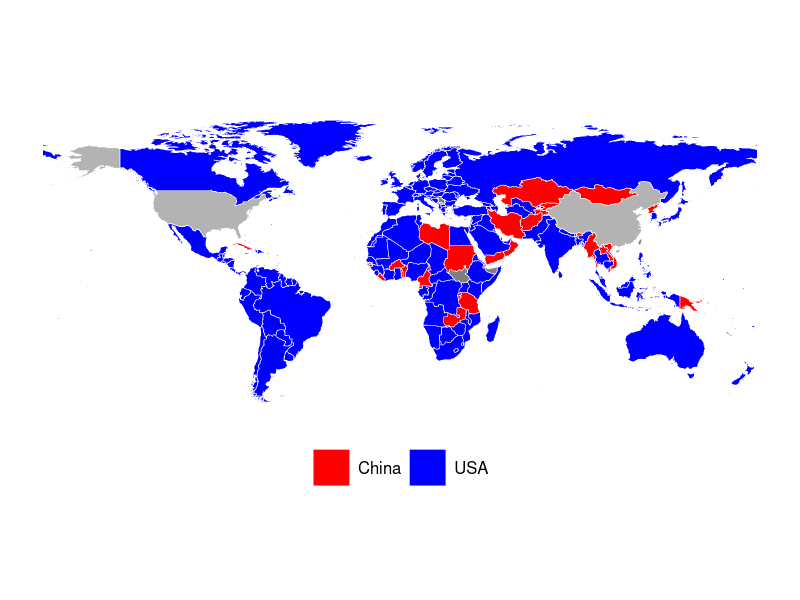
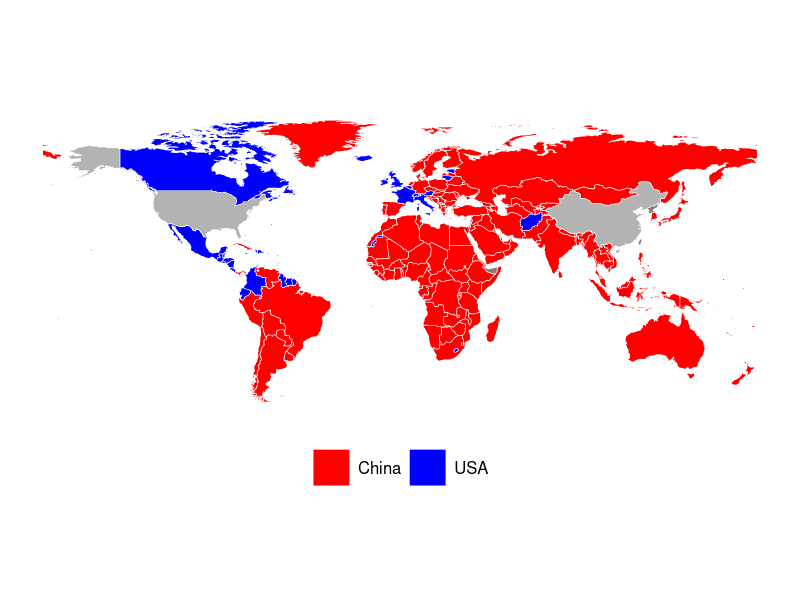
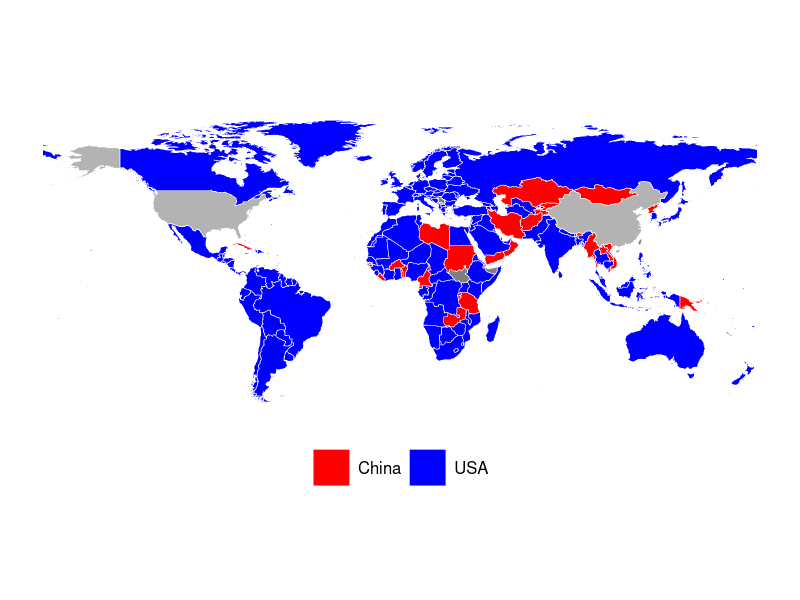
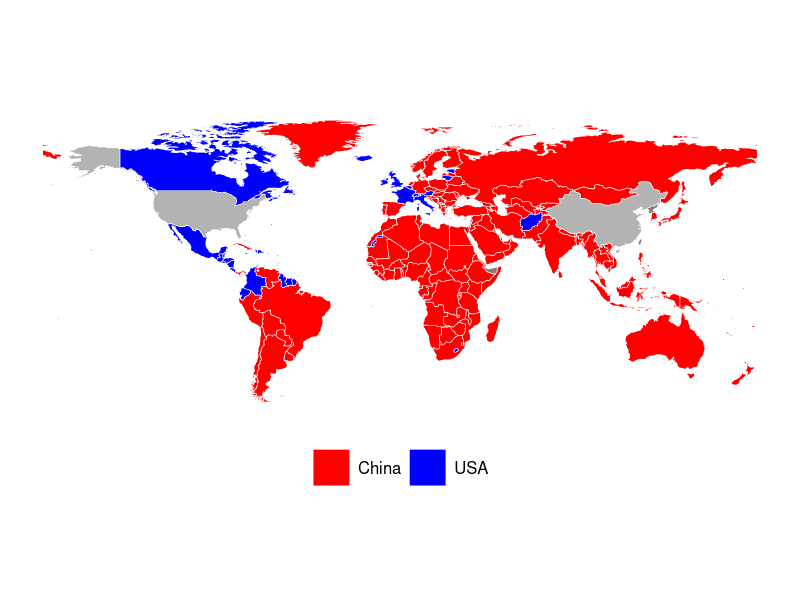

These charts were generated, in order, by the following R code:
# Load required packages
library(ggplot2)           # Package for visualizations
library(dplyr)             # Package for data manipulation
library(sf)                # Package for working with spatial data in SF format
library(rnaturalearth)     # Package for accessing Natural Earth map data
library(rnaturalearthdata) # Package for additional Natural Earth datasets

# Read trade data from CSV file
trade_data <- read.csv("analysis/input/chn_usa_trade_share.csv")

# Load world map data and fix ISO codes for specific countries
world <- ne_countries(scale = "medium", returnclass = "sf") %>%
  mutate(iso_a3 = case_when(
    name == "France" ~ "FRA",  
    name == "Norway" ~ "NOR",  
    TRUE ~ iso_a3              
  ))

# Define a function to create trade visualization maps for each year
make_trade_plot <- function(year) {
  # Filter trade data for the specified year
  map_data_year <- trade_data %>%
    filter(period == year)

  # Merge world map data with trade data and categorize countries
  world_map <- world %>%
    # Merge map data with trade data using ISO codes
    left_join(map_data_year, by = c("iso_a3" = "reporter_iso")) %>%
    # Create a new variable indicating trade relationships
    mutate(
      trade_status = case_when(
        iso_a3 %in% c("USA", "CHN") ~ "self",     
        more_with_china == 1 ~ "China",           
        more_with_china == 0 ~ "USA",             
        TRUE ~ NA_character_                      
      )
    )

  # Create the map visualization
  ggplot(world_map %>% filter(name != "Antarctica")) +  
    
    geom_sf(aes(fill = trade_status), color = "white", size = 1) +
    
    scale_fill_manual(
      values = c("USA" = "blue", "China" = "red", "self" = "grey70"),  
      breaks = c("China", "USA"),                                       
      labels = c("China", "USA"),                                       
      name = NULL                                                       
    ) +
  
    theme_minimal(base_size = 10, base_family = "Helvetica") +
    
    theme(
      panel.background = element_rect(fill = "white", color = NA),     
      plot.background = element_rect(fill = "white", color = NA),      
      panel.grid = element_blank(),                                    
      axis.text = element_blank(),                                     
      axis.title = element_blank(),                                    
      axis.ticks = element_blank(),                                    
      legend.position = "bottom",                                      
      legend.title = element_blank(),                                  
      legend.text = element_text(size = 12),                           
      legend.key.size = unit(1, "cm"),                                 
      legend.spacing.x = unit(0.3, "cm"),                              
      plot.caption = element_blank(),                                  
      plot.title = element_blank()                                     
    )
}

# Create maps for years 2000 and 2020
figure_1a <- make_trade_plot(2000)
figure_1b <- make_trade_plot(2020)

# Display the maps
print(figure_1a)
print(figure_1b)

# Save figures
ggsave("analysis/output/figure_1a.pdf", plot = figure_1a)
ggsave("analysis/output/figure_1b.pdf", plot = figure_1b)
